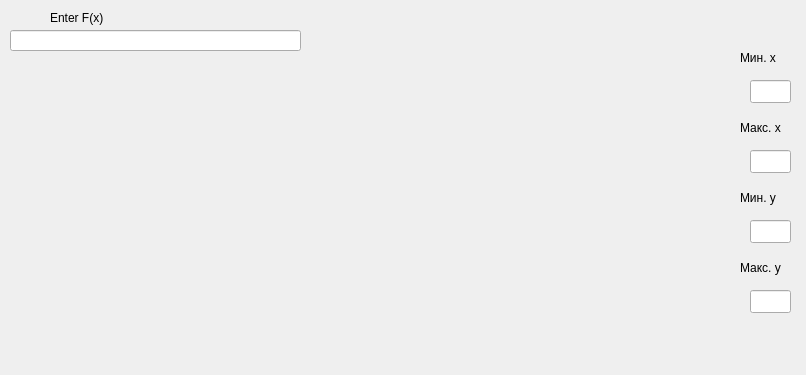
<?xml version="1.0" encoding="UTF-8"?>
<ui version="4.0">
 <class>MainWindow</class>
 <widget class="QMainWindow" name="MainWindow">
  <property name="geometry">
   <rect>
    <x>0</x>
    <y>0</y>
    <width>806</width>
    <height>375</height>
   </rect>
  </property>
  <property name="windowTitle">
   <string>MainWindow</string>
  </property>
  <widget class="QWidget" name="centralWidget">
   <widget class="QLabel" name="label">
    <property name="geometry">
     <rect>
      <x>140</x>
      <y>230</y>
      <width>59</width>
      <height>15</height>
     </rect>
    </property>
    <property name="text">
     <string/>
    </property>
   </widget>
   <widget class="QLineEdit" name="lineEdit">
    <property name="geometry">
     <rect>
      <x>10</x>
      <y>30</y>
      <width>291</width>
      <height>21</height>
     </rect>
    </property>
   </widget>
   <widget class="QLabel" name="label_2">
    <property name="geometry">
     <rect>
      <x>50</x>
      <y>10</y>
      <width>59</width>
      <height>15</height>
     </rect>
    </property>
    <property name="text">
     <string>Enter F(x)</string>
    </property>
   </widget>
   <widget class="QLineEdit" name="min_x">
    <property name="geometry">
     <rect>
      <x>750</x>
      <y>80</y>
      <width>41</width>
      <height>23</height>
     </rect>
    </property>
   </widget>
   <widget class="QLineEdit" name="max_x">
    <property name="geometry">
     <rect>
      <x>750</x>
      <y>150</y>
      <width>41</width>
      <height>23</height>
     </rect>
    </property>
   </widget>
   <widget class="QLineEdit" name="min_y">
    <property name="geometry">
     <rect>
      <x>750</x>
      <y>220</y>
      <width>41</width>
      <height>23</height>
     </rect>
    </property>
   </widget>
   <widget class="QLineEdit" name="max_y">
    <property name="geometry">
     <rect>
      <x>750</x>
      <y>290</y>
      <width>41</width>
      <height>23</height>
     </rect>
    </property>
   </widget>
   <widget class="QLabel" name="label_3">
    <property name="geometry">
     <rect>
      <x>740</x>
      <y>50</y>
      <width>59</width>
      <height>15</height>
     </rect>
    </property>
    <property name="text">
     <string>Мин. x</string>
    </property>
   </widget>
   <widget class="QLabel" name="label_4">
    <property name="geometry">
     <rect>
      <x>740</x>
      <y>120</y>
      <width>59</width>
      <height>15</height>
     </rect>
    </property>
    <property name="text">
     <string>Макс. х</string>
    </property>
   </widget>
   <widget class="QLabel" name="label_5">
    <property name="geometry">
     <rect>
      <x>740</x>
      <y>190</y>
      <width>59</width>
      <height>15</height>
     </rect>
    </property>
    <property name="text">
     <string>Мин. y</string>
    </property>
   </widget>
   <widget class="QLabel" name="label_6">
    <property name="geometry">
     <rect>
      <x>740</x>
      <y>260</y>
      <width>59</width>
      <height>15</height>
     </rect>
    </property>
    <property name="text">
     <string>Макс. y</string>
    </property>
   </widget>
  </widget>
 </widget>
 <layoutdefault spacing="6" margin="11"/>
 <resources/>
 <connections/>
</ui>
